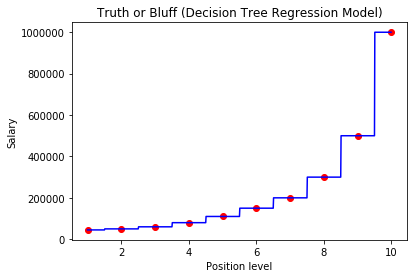

Write Python code to recreate this figure.
# Decision Tree Regression

# Importing the libraries
import numpy as np
import matplotlib.pyplot as plt
import pandas as pd

# Importing the dataset
dataset = pd.read_csv('Position_Salaries.csv')
X = dataset.iloc[:, 1:2].values
y = dataset.iloc[:, 2].values

# Splitting the dataset into the Training set and Test set
"""from sklearn.cross_validation import train_test_split
X_train, X_test, y_train, y_test = train_test_split(X, y, test_size = 0.2, random_state = 0)"""

# Feature Scaling
"""from sklearn.preprocessing import StandardScaler
sc_X = StandardScaler()
X_train = sc_X.fit_transform(X_train)
X_test = sc_X.transform(X_test)
sc_y = StandardScaler()
y_train = sc_y.fit_transform(y_train)"""

# Fitting the Decision Tree Regression Model to the dataset
from sklearn.tree import DecisionTreeRegressor
regressor = DecisionTreeRegressor(random_state = 0)
regressor.fit(X, y)

# Predicting a new result
y_pred = regressor.predict([[6.5]])

# Visualising the Regression results (for higher resolution and smoother curve)
X_grid = np.arange(min(X), max(X), 0.01)
X_grid = X_grid.reshape((len(X_grid), 1))
plt.scatter(X, y, color = 'red')
plt.plot(X_grid, regressor.predict(X_grid), color = 'blue')
plt.title('Truth or Bluff (Decision Tree Regression Model)')
plt.xlabel('Position level')
plt.ylabel('Salary')
plt.show()
